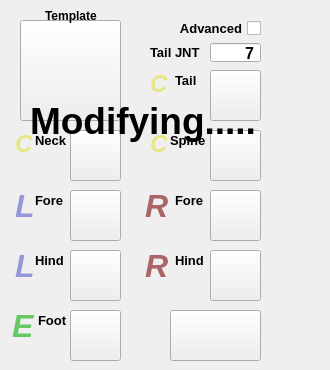
    <widget class="QWidget" name="quad_tab">
     <attribute name="title">
      <string>quad</string>
     </attribute>
     <widget class="QPushButton" name="quad_temp_BTN">
      <property name="geometry">
       <rect>
        <x>20</x>
        <y>20</y>
        <width>101</width>
        <height>101</height>
       </rect>
      </property>
      <property name="cursor">
       <cursorShape>PointingHandCursor</cursorShape>
      </property>
      <property name="styleSheet">
       <string notr="true"/>
      </property>
      <property name="text">
       <string/>
      </property>
      <property name="iconSize">
       <size>
        <width>101</width>
        <height>97</height>
       </size>
      </property>
     </widget>
     <widget class="QPushButton" name="quad_tail_BTN">
      <property name="geometry">
       <rect>
        <x>210</x>
        <y>70</y>
        <width>51</width>
        <height>51</height>
       </rect>
      </property>
      <property name="cursor">
       <cursorShape>PointingHandCursor</cursorShape>
      </property>
      <property name="text">
       <string/>
      </property>
      <property name="iconSize">
       <size>
        <width>49</width>
        <height>49</height>
       </size>
      </property>
     </widget>
     <widget class="QCheckBox" name="advTail_CKB">
      <property name="geometry">
       <rect>
        <x>160</x>
        <y>15</y>
        <width>101</width>
        <height>26</height>
       </rect>
      </property>
      <property name="font">
       <font>
        <family>Cantarell</family>
        <pointsize>10</pointsize>
        <weight>75</weight>
        <bold>true</bold>
       </font>
      </property>
      <property name="layoutDirection">
       <enum>Qt::RightToLeft</enum>
      </property>
      <property name="text">
       <string>Advanced</string>
      </property>
     </widget>
     <widget class="QLabel" name="quad_tail_LAB">
      <property name="geometry">
       <rect>
        <x>175</x>
        <y>70</y>
        <width>31</width>
        <height>21</height>
       </rect>
      </property>
      <property name="font">
       <font>
        <pointsize>10</pointsize>
        <weight>75</weight>
        <bold>true</bold>
       </font>
      </property>
      <property name="text">
       <string>Tail</string>
      </property>
     </widget>
     <widget class="QLabel" name="quad_neck2_LAB_3">
      <property name="geometry">
       <rect>
        <x>150</x>
        <y>68</y>
        <width>31</width>
        <height>31</height>
       </rect>
      </property>
      <property name="font">
       <font>
        <pointsize>18</pointsize>
        <weight>75</weight>
        <italic>true</italic>
        <bold>true</bold>
       </font>
      </property>
      <property name="styleSheet">
       <string notr="true">color: rgb(231, 231, 130);</string>
      </property>
      <property name="text">
       <string>C</string>
      </property>
     </widget>
     <widget class="QLabel" name="quad_spine_LAB">
      <property name="geometry">
       <rect>
        <x>170</x>
        <y>130</y>
        <width>41</width>
        <height>21</height>
       </rect>
      </property>
      <property name="font">
       <font>
        <pointsize>10</pointsize>
        <weight>75</weight>
        <bold>true</bold>
       </font>
      </property>
      <property name="text">
       <string>Spine</string>
      </property>
     </widget>
     <widget class="QLabel" name="quad_forelegL2_LAB">
      <property name="geometry">
       <rect>
        <x>15</x>
        <y>190</y>
        <width>21</width>
        <height>31</height>
       </rect>
      </property>
      <property name="font">
       <font>
        <pointsize>24</pointsize>
        <weight>75</weight>
        <italic>true</italic>
        <bold>true</bold>
       </font>
      </property>
      <property name="styleSheet">
       <string notr="true">color: rgb(148, 152, 217);</string>
      </property>
      <property name="text">
       <string>L</string>
      </property>
     </widget>
     <widget class="QPushButton" name="quad_neck_BTN">
      <property name="geometry">
       <rect>
        <x>70</x>
        <y>130</y>
        <width>51</width>
        <height>51</height>
       </rect>
      </property>
      <property name="cursor">
       <cursorShape>PointingHandCursor</cursorShape>
      </property>
      <property name="text">
       <string/>
      </property>
      <property name="iconSize">
       <size>
        <width>49</width>
        <height>49</height>
       </size>
      </property>
     </widget>
     <widget class="QLabel" name="quad_neck2_LAB">
      <property name="geometry">
       <rect>
        <x>15</x>
        <y>128</y>
        <width>31</width>
        <height>31</height>
       </rect>
      </property>
      <property name="font">
       <font>
        <pointsize>18</pointsize>
        <weight>75</weight>
        <italic>true</italic>
        <bold>true</bold>
       </font>
      </property>
      <property name="styleSheet">
       <string notr="true">color: rgb(231, 231, 130);</string>
      </property>
      <property name="text">
       <string>C</string>
      </property>
     </widget>
     <widget class="QPushButton" name="quad_forelegR_BTN">
      <property name="geometry">
       <rect>
        <x>210</x>
        <y>190</y>
        <width>51</width>
        <height>51</height>
       </rect>
      </property>
      <property name="cursor">
       <cursorShape>PointingHandCursor</cursorShape>
      </property>
      <property name="text">
       <string/>
      </property>
      <property name="iconSize">
       <size>
        <width>49</width>
        <height>49</height>
       </size>
      </property>
     </widget>
     <widget class="QLabel" name="quad_hindlegL2_LAB">
      <property name="geometry">
       <rect>
        <x>15</x>
        <y>250</y>
        <width>21</width>
        <height>31</height>
       </rect>
      </property>
      <property name="font">
       <font>
        <pointsize>24</pointsize>
        <weight>75</weight>
        <italic>true</italic>
        <bold>true</bold>
       </font>
      </property>
      <property name="styleSheet">
       <string notr="true">color: rgb(148, 152, 217);</string>
      </property>
      <property name="text">
       <string>L</string>
      </property>
     </widget>
     <widget class="QLabel" name="quad_forelegL_LAB">
      <property name="geometry">
       <rect>
        <x>35</x>
        <y>190</y>
        <width>41</width>
        <height>21</height>
       </rect>
      </property>
      <property name="font">
       <font>
        <pointsize>10</pointsize>
        <weight>75</weight>
        <bold>true</bold>
       </font>
      </property>
      <property name="text">
       <string>Fore</string>
      </property>
     </widget>
     <widget class="QPushButton" name="quad_hindlegL_BTN">
      <property name="geometry">
       <rect>
        <x>70</x>
        <y>250</y>
        <width>51</width>
        <height>51</height>
       </rect>
      </property>
      <property name="cursor">
       <cursorShape>PointingHandCursor</cursorShape>
      </property>
      <property name="text">
       <string/>
      </property>
      <property name="iconSize">
       <size>
        <width>49</width>
        <height>49</height>
       </size>
      </property>
     </widget>
     <widget class="QLabel" name="quad_neck_LAB">
      <property name="geometry">
       <rect>
        <x>35</x>
        <y>130</y>
        <width>41</width>
        <height>21</height>
       </rect>
      </property>
      <property name="font">
       <font>
        <pointsize>10</pointsize>
        <weight>75</weight>
        <bold>true</bold>
       </font>
      </property>
      <property name="text">
       <string>Neck</string>
      </property>
     </widget>
     <widget class="QPushButton" name="quad_setup_BTN">
      <property name="geometry">
       <rect>
        <x>170</x>
        <y>310</y>
        <width>91</width>
        <height>51</height>
       </rect>
      </property>
      <property name="font">
       <font>
        <pointsize>12</pointsize>
        <weight>75</weight>
        <bold>true</bold>
       </font>
      </property>
      <property name="cursor">
       <cursorShape>PointingHandCursor</cursorShape>
      </property>
      <property name="styleSheet">
       <string notr="true"/>
      </property>
      <property name="text">
       <string/>
      </property>
      <property name="iconSize">
       <size>
        <width>89</width>
        <height>49</height>
       </size>
      </property>
     </widget>
     <widget class="QLabel" name="quad_forelegR_LAB">
      <property name="geometry">
       <rect>
        <x>175</x>
        <y>190</y>
        <width>41</width>
        <height>21</height>
       </rect>
      </property>
      <property name="font">
       <font>
        <pointsize>10</pointsize>
        <weight>75</weight>
        <bold>true</bold>
       </font>
      </property>
      <property name="text">
       <string>Fore</string>
      </property>
     </widget>
     <widget class="QLabel" name="quad_hindlegL_LAB">
      <property name="geometry">
       <rect>
        <x>35</x>
        <y>250</y>
        <width>41</width>
        <height>21</height>
       </rect>
      </property>
      <property name="font">
       <font>
        <pointsize>10</pointsize>
        <weight>75</weight>
        <bold>true</bold>
       </font>
      </property>
      <property name="text">
       <string>Hind</string>
      </property>
     </widget>
     <widget class="QLabel" name="quad_hindlegR2_LAB">
      <property name="geometry">
       <rect>
        <x>145</x>
        <y>250</y>
        <width>31</width>
        <height>31</height>
       </rect>
      </property>
      <property name="font">
       <font>
        <pointsize>24</pointsize>
        <weight>75</weight>
        <italic>true</italic>
        <bold>true</bold>
       </font>
      </property>
      <property name="styleSheet">
       <string notr="true">color: rgb(170, 101, 102);</string>
      </property>
      <property name="text">
       <string>R</string>
      </property>
     </widget>
     <widget class="QLabel" name="quad_forelegR2_LAB">
      <property name="geometry">
       <rect>
        <x>145</x>
        <y>190</y>
        <width>31</width>
        <height>31</height>
       </rect>
      </property>
      <property name="font">
       <font>
        <pointsize>24</pointsize>
        <weight>75</weight>
        <italic>true</italic>
        <bold>true</bold>
       </font>
      </property>
      <property name="styleSheet">
       <string notr="true">color: rgb(170, 101, 102);</string>
      </property>
      <property name="text">
       <string>R</string>
      </property>
     </widget>
     <widget class="QPushButton" name="quad_forelegL_BTN">
      <property name="geometry">
       <rect>
        <x>70</x>
        <y>190</y>
        <width>51</width>
        <height>51</height>
       </rect>
      </property>
      <property name="cursor">
       <cursorShape>PointingHandCursor</cursorShape>
      </property>
      <property name="text">
       <string/>
      </property>
      <property name="iconSize">
       <size>
        <width>49</width>
        <height>49</height>
       </size>
      </property>
     </widget>
     <widget class="QLabel" name="quad_neck2_LAB_2">
      <property name="geometry">
       <rect>
        <x>150</x>
        <y>128</y>
        <width>31</width>
        <height>31</height>
       </rect>
      </property>
      <property name="font">
       <font>
        <pointsize>18</pointsize>
        <weight>75</weight>
        <italic>true</italic>
        <bold>true</bold>
       </font>
      </property>
      <property name="styleSheet">
       <string notr="true">color: rgb(231, 231, 130);</string>
      </property>
      <property name="text">
       <string>C</string>
      </property>
     </widget>
     <widget class="QPushButton" name="quad_spine_BTN">
      <property name="geometry">
       <rect>
        <x>210</x>
        <y>130</y>
        <width>51</width>
        <height>51</height>
       </rect>
      </property>
      <property name="cursor">
       <cursorShape>PointingHandCursor</cursorShape>
      </property>
      <property name="text">
       <string/>
      </property>
      <property name="iconSize">
       <size>
        <width>49</width>
        <height>49</height>
       </size>
      </property>
     </widget>
     <widget class="QPushButton" name="quad_hindlegR_BTN">
      <property name="geometry">
       <rect>
        <x>210</x>
        <y>250</y>
        <width>51</width>
        <height>51</height>
       </rect>
      </property>
      <property name="text">
       <string/>
      </property>
      <property name="iconSize">
       <size>
        <width>49</width>
        <height>49</height>
       </size>
      </property>
     </widget>
     <widget class="QLabel" name="quad_hindlegR_LAB">
      <property name="geometry">
       <rect>
        <x>175</x>
        <y>250</y>
        <width>41</width>
        <height>21</height>
       </rect>
      </property>
      <property name="font">
       <font>
        <pointsize>10</pointsize>
        <weight>75</weight>
        <bold>true</bold>
       </font>
      </property>
      <property name="cursor">
       <cursorShape>PointingHandCursor</cursorShape>
      </property>
      <property name="text">
       <string>Hind</string>
      </property>
     </widget>
     <widget class="QLabel" name="label_4">
      <property name="geometry">
       <rect>
        <x>45</x>
        <y>5</y>
        <width>61</width>
        <height>21</height>
       </rect>
      </property>
      <property name="font">
       <font>
        <pointsize>9</pointsize>
        <weight>75</weight>
        <italic>false</italic>
        <bold>true</bold>
       </font>
      </property>
      <property name="text">
       <string>Template</string>
      </property>
     </widget>
     <widget class="QLabel" name="quad_tailNum_LAB">
      <property name="geometry">
       <rect>
        <x>150</x>
        <y>42</y>
        <width>61</width>
        <height>21</height>
       </rect>
      </property>
      <property name="font">
       <font>
        <pointsize>10</pointsize>
        <weight>75</weight>
        <bold>true</bold>
       </font>
      </property>
      <property name="text">
       <string>Tail JNT</string>
      </property>
     </widget>
     <widget class="QSpinBox" name="tailNum_SPB">
      <property name="geometry">
       <rect>
        <x>210</x>
        <y>42</y>
        <width>51</width>
        <height>21</height>
       </rect>
      </property>
      <property name="font">
       <font>
        <pointsize>12</pointsize>
        <weight>75</weight>
        <bold>true</bold>
       </font>
      </property>
      <property name="layoutDirection">
       <enum>Qt::LeftToRight</enum>
      </property>
      <property name="autoFillBackground">
       <bool>false</bool>
      </property>
      <property name="alignment">
       <set>Qt::AlignRight|Qt::AlignTrailing|Qt::AlignVCenter</set>
      </property>
      <property name="buttonSymbols">
       <enum>QAbstractSpinBox::NoButtons</enum>
      </property>
      <property name="singleStep">
       <number>1</number>
      </property>
      <property name="value">
       <number>7</number>
      </property>
     </widget>
     <widget class="QPushButton" name="interacteFoot_BTN">
      <property name="geometry">
       <rect>
        <x>70</x>
        <y>310</y>
        <width>51</width>
        <height>51</height>
       </rect>
      </property>
      <property name="cursor">
       <cursorShape>PointingHandCursor</cursorShape>
      </property>
      <property name="text">
       <string/>
      </property>
      <property name="iconSize">
       <size>
        <width>49</width>
        <height>49</height>
       </size>
      </property>
     </widget>
     <widget class="QLabel" name="interacteFoot_LIE">
      <property name="geometry">
       <rect>
        <x>38</x>
        <y>310</y>
        <width>41</width>
        <height>21</height>
       </rect>
      </property>
      <property name="font">
       <font>
        <pointsize>10</pointsize>
        <weight>75</weight>
        <bold>true</bold>
       </font>
      </property>
      <property name="text">
       <string>Foot</string>
      </property>
     </widget>
     <widget class="QLabel" name="quad_foot_LAB">
      <property name="geometry">
       <rect>
        <x>12</x>
        <y>310</y>
        <width>31</width>
        <height>31</height>
       </rect>
      </property>
      <property name="font">
       <font>
        <pointsize>24</pointsize>
        <weight>75</weight>
        <italic>true</italic>
        <bold>true</bold>
       </font>
      </property>
      <property name="styleSheet">
       <string notr="true">color: rgb(100, 200, 100);</string>
      </property>
      <property name="text">
       <string>E</string>
      </property>
     </widget>
     <widget class="QLabel" name="quad_temp_LAB_3">
      <property name="geometry">
       <rect>
        <x>30</x>
        <y>70</y>
        <width>291</width>
        <height>101</height>
       </rect>
      </property>
      <property name="font">
       <font>
        <pointsize>28</pointsize>
        <weight>75</weight>
        <bold>true</bold>
       </font>
      </property>
      <property name="text">
       <string>Modifying.....</string>
      </property>
     </widget>
    </widget>
